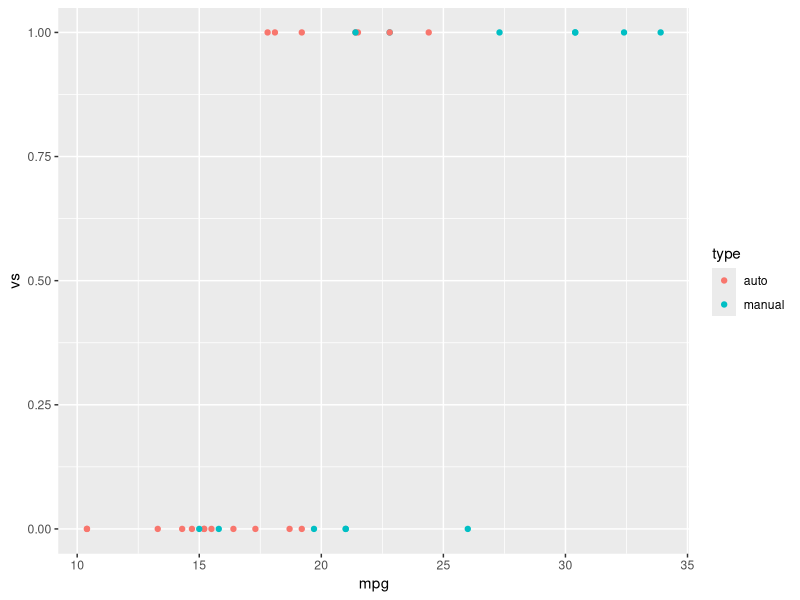
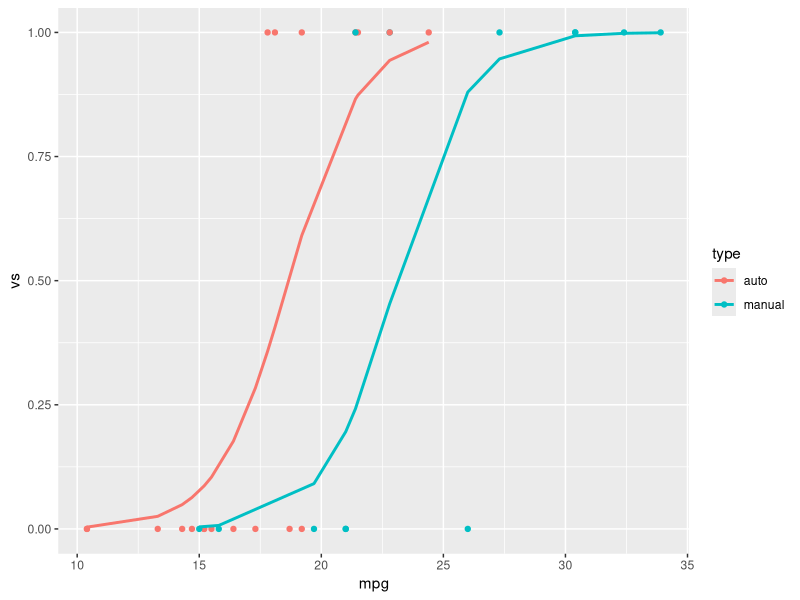

These charts were generated, in order, by the following R code:
## ---- chunk 1
# Logistic regression example
library(data.table)
library(ggplot2)

data(mtcars)
mtcars <- data.table(mtcars)

# transform "am" to a categorical variable
mtcars[, type:= ifelse(am==1, "manual", "auto")]

# plot initial results
ggplot(mtcars, aes(x=mpg, y=vs)) +
  geom_point(aes(color=type))


# logistic regression with mpg
logistic_mpg <- glm(vs~mpg, data=mtcars, family=binomial)
summary(logistic_mpg)

# logicstic regression with mpg and type
logistic_mpg_type <- glm(vs~mpg+type, data=mtcars, family=binomial)
summary(logistic_mpg_type)

# predict probability of a straight engine
mtcars[, prob_sengine:=predict(logistic_mpg_type, type="response")]

#plot logistic results
ggplot(mtcars, aes(x=mpg)) +
  geom_point(aes(y=vs, color=type)) +
  geom_line(aes(y=prob_sengine, color=type), size=1)

